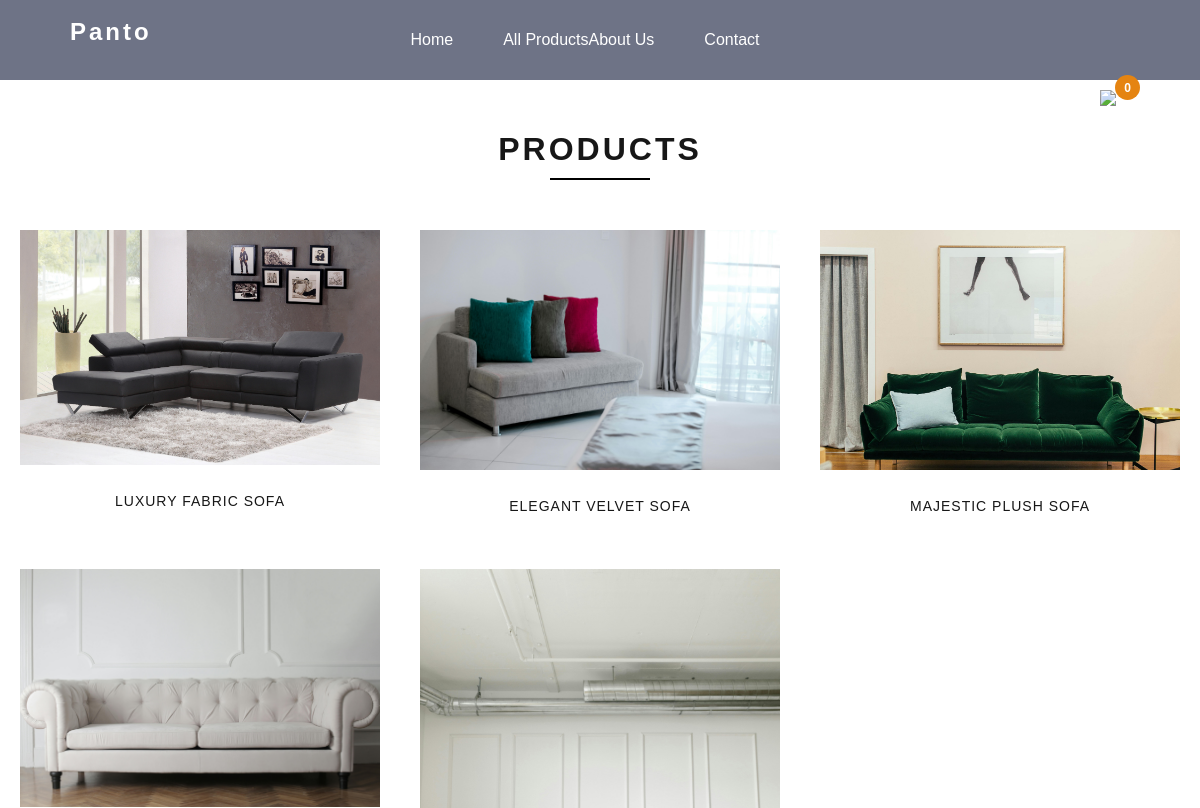
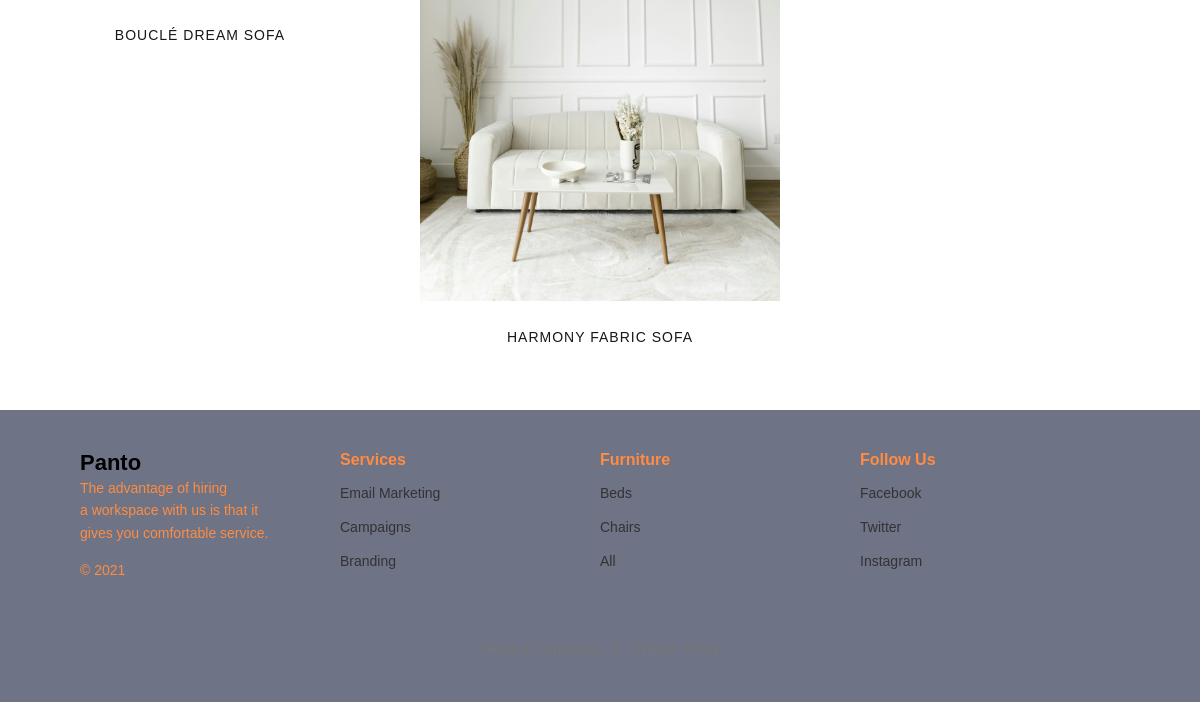
Before: /products/all/ with the older database file (2 pictures, top to bottom).
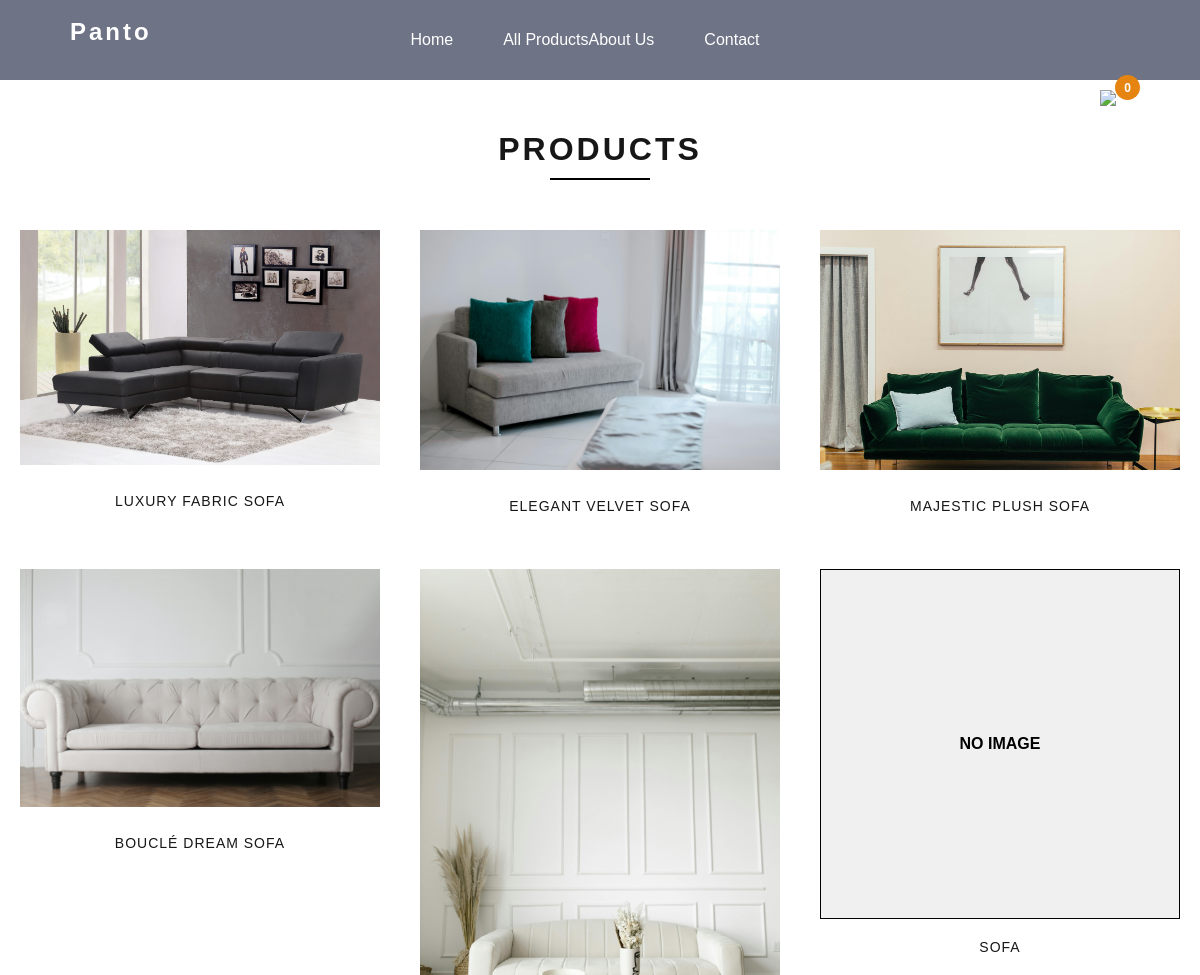
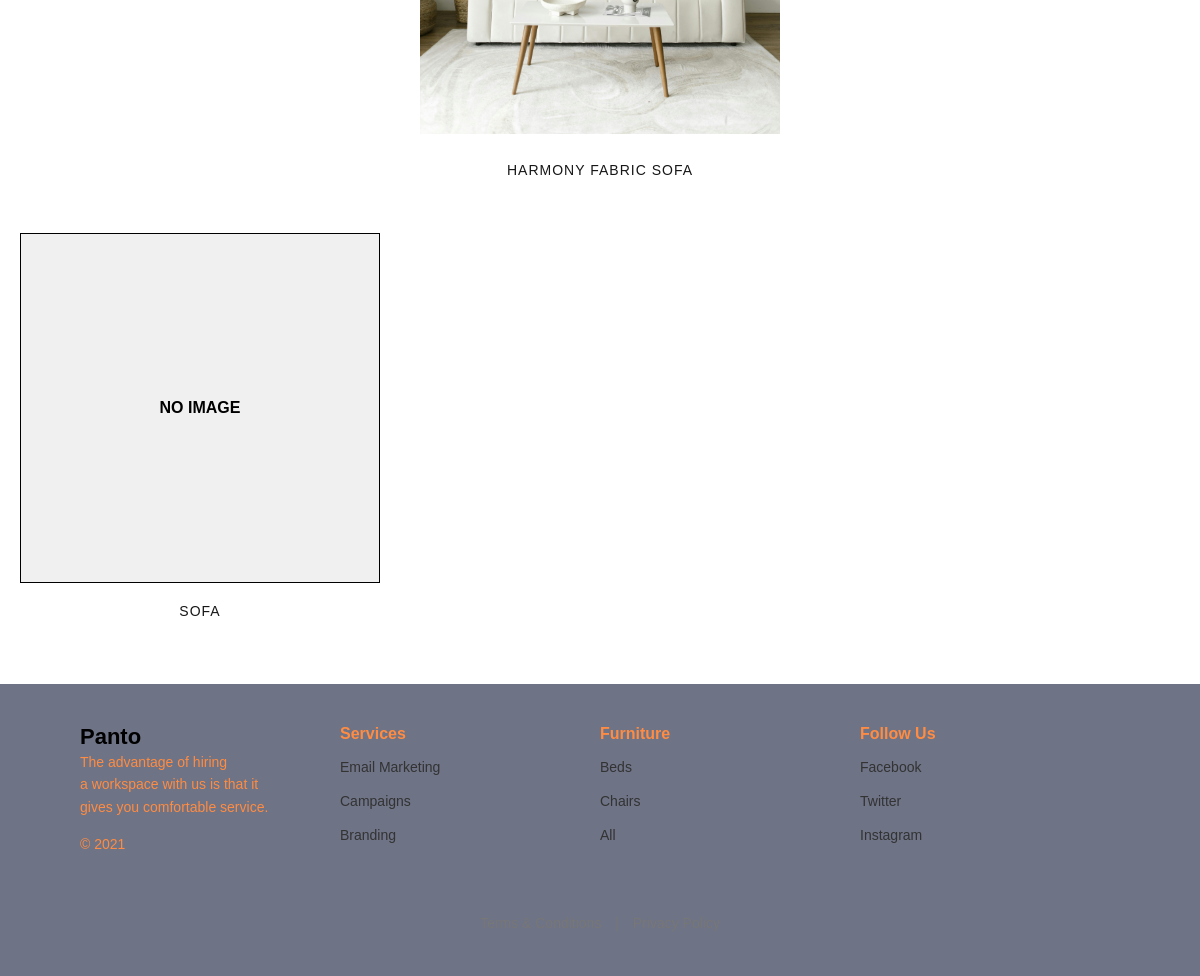
After: the same page with the newer database file (2 pictures, top to bottom).
### news/models.py (models this page shows, shortened)
class Product(models.Model):
    author = models.ForeignKey(Author, on_delete=models.CASCADE, related_name="products")
    name = models.CharField(max_length=300, verbose_name="Ad")
    price = models.FloatField(verbose_name="Qiymət")
    tax_price = models.FloatField(blank=True, null=True, verbose_name="Tax qiymət")
    discount_price = models.FloatField(blank=True, null=True, verbose_name="Endirimli qiymət")
    tags = models.ManyToManyField(Tag, blank=True, verbose_name="Tag")
    status = models.BooleanField(default=True, verbose_name="Status")
    time_create = models.DateTimeField(auto_now_add=True, verbose_name="Yaranma tarixi")
    time_update = models.DateTimeField(auto_now=True, verbose_name="Yenilənmə tarixi")
    CATEGORY_CHOICES = [
        ('chair', 'Chair'),
        ('beds', 'Beds'),
        ('sofa', 'Sofa'),
        ('lamp', 'Lamp'),
    ]
    category = models.CharField(max_length=20, choices=CATEGORY_CHOICES, default='chair')
    image = models.ImageField(upload_to='products/', blank=True, null=True)

### news/views.py (the view)
# urls.py: path('products/all/', all_products, name='all_products'),
def all_products(request):
    category = request.GET.get('category', 'all')
    products = Product.objects.filter(status=True)
    if category != 'all':
        products = products.filter(category=category)
    context = {
        'products': products,
        'product_categories': Product.CATEGORY_CHOICES,
        'active_category': category,
        'title': 'All Products',
        'menu': menu
    }
    return render(request, 'news/all_products.html', context)

### news/templates/news/all_products.html (shortened to what this page needs)
{% extends 'news/base.html' %}
{% load static %}
{% block content %}
<div class="products-page">
    <div class="title-section">
        <h1>PRODUCTS</h1>
        <div class="title-line"></div>
    </div>
    <div class="products-grid">
        {% for product in products %}
        <a href="{% url 'product_detail' product.id %}" class="product-card">
            {% if product.image %}
                <img src="{{ product.image.url }}" alt="{{ product.name }}" class="product-img">
            {% else %}
                <div class="no-image">NO IMAGE</div>
            {% endif %}
            <div class="product-name">{{ product.name|upper }}</div>
        </a>
        {% endfor %}
    </div>
</div>
{% endblock %}

### news/templates/news/base.html (shortened to what this page needs)
{% load static %}
<!DOCTYPE html>
<html lang="en">
<head>
  <link rel="stylesheet" href="{% static 'news/assets/css/style.css' %}">
  <link rel="stylesheet" href="https://cdn.jsdelivr.net/npm/swiper@11/swiper-bundle.min.css" />
</head>
<body>
  <header style="background-color: #6e7386;">
    <h1 class="panto">Panto</h1>
    <nav>
      <a href="{% url 'index' %}">Home</a>
      <div class="dropdown">
        <a href="{% url 'all_products' %}">All Products</a>
      </div>
      <a href="{% url 'about_us' %}">About Us</a>
      <a href="{% url 'contact' %}">Contact</a>
    </nav>
  </header>
      <div class="cart">
        <a href="https://www.ebay.com" target="_blank">
          <div class="cart-icon">
            <img src="https://cdn-icons-png.flaticon.com/512/833/833314.png" alt="Cart Icon" width="20" height="20">
          </div>
        </a>
        <div class="cart-count">0</div>
      </div>
  {% block content %}
  {% endblock content %}
<div class="" >
  <div class="footer_section" style="background-color: #6E7386;">
    <div class="neznayu" >
      <footer class="footer1" style="background-color: #6E7386;">
        <div class="footer-column footer-brand">
          <h2>Panto</h2>
          <p style="color: #ff8c42!important; ">The advantage of hiring <br> a workspace with us is that it <br> gives you comfortable service.</p>
          <p style="color: #ff8c42!important; ">&copy; 2021</p>
        </div>
        <div class="footer-column">
          <h3 class="allH3">Services</h3>
          <ul>
            <li><a href="#" target="_blank">Email Marketing</a></li>
            <li><a href="#" target="_blank">Campaigns</a></li>
            <li><a href="#" target="_blank">Branding</a></li>
          </ul>
        </div>
        <div class="footer-column">
          <h3 class="allH3">Furniture</h3>
          <ul>
            <li><a href="#" target="_blank">Beds</a></li>
            <li><a href="#" target="_blank">Chairs</a></li>
            <li><a href="#" target="_blank">All</a></li>
          </ul>
        </div>
        <div class="footer-column">
          <h3 class="allH3">Follow Us</h3>
          <ul>
            <li><a href="#" target="_blank">Facebook</a></li>
            <li><a href="#" target="_blank">Twitter</a></li>
            <li><a href="#" target="_blank">Instagram</a></li>
          </ul>
        </div>
        <div class="footer-bottom">
          <a href="#" target="_blank">Terms & Conditions</a> | <a href="#" target="_blank">Privacy Policy</a>
        </div>
      </footer>
    </div>
  </div>
</div>
</body>
</html>

### news/templates/news/all_products.html (style rules this page uses)
.products-page { max-width: 1300px; margin: 0 auto; padding: 50px 20px; font-family: 'Helvetica', sans-serif; }
.title-section { text-align: center; margin-bottom: 50px; }
h1 { font-size: 32px; letter-spacing: 3px; margin-bottom: 10px; }
.title-line { height: 2px; width: 100px; background: #000; margin: 0 auto; }
.products-grid { display: grid; grid-template-columns: repeat(3, 1fr); gap: 40px; }
.product-card { text-decoration: none; color: #000; transition: all 0.3s; }
.product-img { width: 100%; object-fit: contain; }
.no-image { width: 100%; height: 350px; background: #f0f0f0; display: flex; align-items: center; justify-content: center; font-weight: bold; border: 1px solid #000; }
.product-name { margin-top: 15px; font-size: 14px; text-align: center; letter-spacing: 1px; }

### news/templates/news/base.html (style rules this page uses)
.neznayu { width: 100%; min-height: 200px; float: left; display: flex; justify-content: center; }

Changed rows visible on the page:
added Product: image "NO IMAGE", name "SOFA"
added Product: image "NO IMAGE", name "SOFA"
